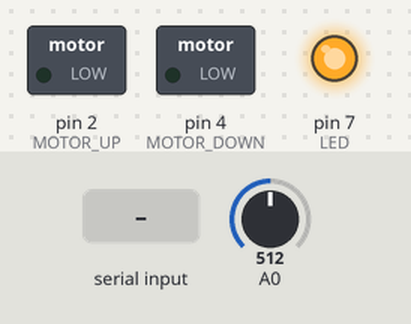
Simulated run of this sketch. Board: Arduino Uno, built with avr-gcc and run on an emulated ATmega328P. Shown: switched loads named in the sketch (green lamp = pin HIGH), output pins drawn as LEDs (lit = HIGH). Dashed ring = blinking. The inputs (shaded band) are chosen by the test bench; at power-on: A0 = 512. What the sketch prints to the serial monitor is not drawn.

Above: at 1.2 s.
1.3 s: A0 set to 314
4.3 s: A0 set to 291
At 4.67 s:
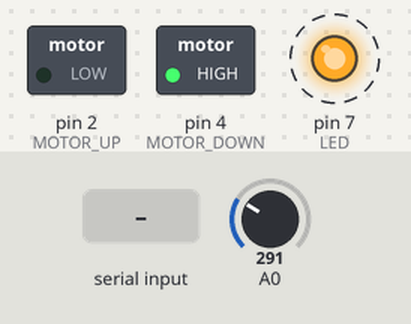
7.3 s: A0 set to 306
At 9.9 s:
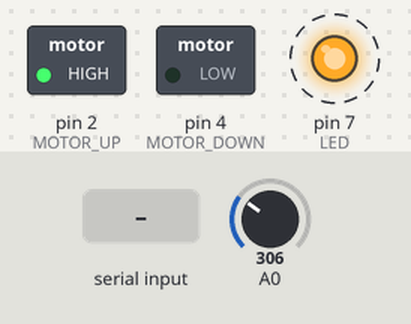
10.3 s: "1" received over Serial
13.3 s: "1" received over the second serial link
At 17.7 s:
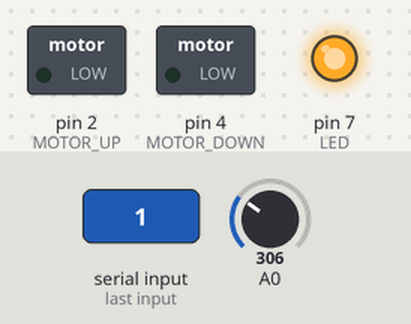
Timing chart, 0 to 19.2 s (numbered marks = the images above; inputs shaded):
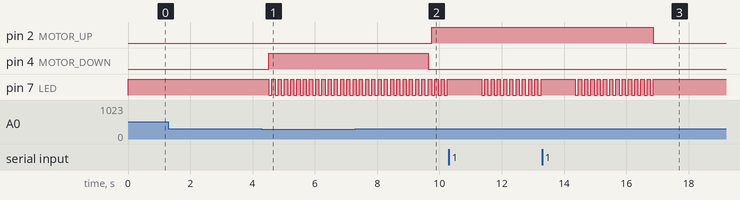

The sketch:

main.ino
```cpp
#include <SoftwareSerial.h>

// Pour passer en mode commande sur le module bluetooth
// mettre la broche EN sur le pin 3.3V

#define loop_delay 100 // delai enter deux lancement de la fonction loop()

// Bluetooth
#define RxD01 10 //Pin 10 pour arduino RX --> vers TxD de la carte Bluetooth
#define TxD01 11 //Pin 11 pour arduino TX --> vers RxD de la carte Bluetooth
#define RxD02 12 //Pin 12 pour arduino RX --> vers TxD de la carte Bluetooth
#define TxD02 13 //Pin 13 pour arduino TX --> vers RxD de la carte Bluetooth

SoftwareSerial BTSerieSmartphone(RxD01, TxD01); // For smartphone
SoftwareSerial BTSerieHC05(RxD02, TxD02); // For another HC-05 module


// Motor
#define MOTOR_UP 2        //Pin 2 pour le moteur (fermer)
#define MOTOR_DOWN 4      //Pin 4 pour le moteur (ouvrir)
#define LED 7             //Pin 7 pour la led (qui indique que le moteur est allumé)
#define motor_tps_on 5000 // temps d'allumage du moteur (5 sec)
#define timeout_other_card 2000 // timeout avant de quitter (2sec)
#define temp_asked_delay 30000 // on demande la temperature toutes les 30 sec (temps relatif)

int cpt_temp = 0;        // compteur pour demande temperature
int cpt_motor = 0;       // compteur pour le moteur
int motor_up = 0;        // 0=False, 1=True
int motor_down = 0;      // 0=False, 1=True
int shutter_is_open = 1; // par default c'est ouvert
int mode_auto = 1;       // mode automatique, ou manuel (pour l'ouverture/fermeture des volets)

int timeout_card_cpt = 0;

// Capteur de luminosité
int photocellPin = 0; // the cell and 10K pulldown are connected to a0
int photocellReading; // the analog reading from the analog resistor divider


void setup() {
  InitCommunicationSerie();
  Serial.println("Initialisation carte : Ok");

  // Configuration du moteur
  pinMode(MOTOR_UP, OUTPUT);
  pinMode(MOTOR_DOWN, OUTPUT);
  pinMode(LED, OUTPUT);
  digitalWrite(LED, HIGH); // turn off

  // Bluetooth Configuration for smartphone
  pinMode(RxD01, INPUT);
  pinMode(TxD01, OUTPUT);
  BTSerieSmartphone.begin(38400); //38400 / 57600 / 9600
  while(!BTSerieSmartphone) Serial.println("Attente reponse Bluetooth");
  Serial.println("Demarrage connexion Bluetooth smartphone : Ok");

  // Bluetooth Configuration for another HC-05 module
  pinMode(RxD02, INPUT);
  pinMode(TxD02, OUTPUT);
  BTSerieHC05.begin(38400); //38400 / 57600 / 9600
  while(!BTSerieHC05) Serial.println("Attente reponse Bluetooth");
  Serial.println("Demarrage connexion Bluetooth serie : Ok");

  // default, listen Smartphone
  BTSerieSmartphone.listen();
}

// Init communication with the computer
void InitCommunicationSerie() {
  Serial.begin(9600);
  while(!Serial) {}
  Serial.println("Demarrage connexion serie : Ok");
}

void loop() {
  bluetooth_routine();
  temp_routine();
  motor_routine();
  if (mode_auto) lum_routine();

  delay(loop_delay);
}

void bluetooth_routine() {
  // Bluetooth Smartphone
  String received_s = "";
  String received_o = "";
  String sended = "";

  // when we wait some answer from other arduino card
  if(BTSerieHC05.isListening()) {
    if (BTSerieHC05.available()) {
      received_o = BTSerieHC05.readString();

      // reconnect to  smartphone
      timeout_card_cpt=0;
      BTSerieSmartphone.listen();

      Serial.print("[DEBUG] Reception par HC05 de : ");
      Serial.print(received_o);
      BTSerieSmartphone.print(received_o); // envoie de la reponse
    }

    timeout_card_cpt++;
    if (timeout_card_cpt * loop_delay >= timeout_other_card) {
      // reconnect to  smartphone
      timeout_card_cpt=0;
      BTSerieSmartphone.listen();
      Serial.println("[WARNING] Module 2 inaccessible !");
    }
  }

  if(BTSerieSmartphone.isListening() && BTSerieSmartphone.available()) {
    received_s = BTSerieSmartphone.readString();
    Serial.print("[DEBUG] Reception de Smartphone de : ");
    Serial.print(received_s);
  }

  // DEBUG on computer
  if(Serial.available()) {
    sended = Serial.readString();
    Serial.print("[DEBUG] Envoie vers Bluetooth : ");
    Serial.print(sended);
    BTSerieSmartphone.print(sended);
  }

  // Commandes
  if (received_s == "open\r\n" or sended == "open\n") {
    mode_auto=0;        // passage auto en mode manuel
    open_shutter();     // ouverture des volets
  } else if (received_s == "close\r\n" or sended == "close\n") {
    mode_auto=0;        // passage auto en mode manuel
    close_shutter();    // fermeture des volets
  } else if (received_s == "auto\r\n" or sended == "auto\n") {
    if (!mode_auto) {
      mode_auto=1;
      Serial.println("[DEBUG] Passage en mode automatique du volet !");
      BTSerieSmartphone.println("Passage en mode automatique du volet !");
    } else {
      Serial.println("[DEBUG] Mode automatique deja active !");
      BTSerieSmartphone.println("Mode automatique deja active !");
    }
  } else if (received_s != "" or sended != "") {
    // send to other arduino card
    BTSerieHC05.listen();
    if (received_s != "") BTSerieHC05.print(received_s);
    else BTSerieHC05.print(sended);
  }
}

void temp_routine(){
  // On demande la température de temps en temps via l'autre module
  cpt_temp++;
  if (cpt_temp * loop_delay >= temp_asked_delay) {
    cpt_temp=0;
    Serial.println("[DEBUG] Demande de la temperature ambiante ! (autre carte)");
    BTSerieHC05.listen();
    BTSerieHC05.print("temperature");
  }
  // Capteur de temperature
  /*int valeurBrute = analogRead(A1);

  float tempCelcius = valeurBrute * (5.0 / 1023.0 * 100.0);

  Serial.print(tempCelcius, 2);
  Serial.println("°C");*/

}

void motor_routine() {
  // Moteur
  if (( motor_up or motor_down) and cpt_motor*loop_delay <= motor_tps_on) {
    cpt_motor++;

    // turn on or off the led
    if (cpt_motor%2 == 0) {
      digitalWrite(LED, HIGH);
    } else {
      digitalWrite(LED, LOW);
    }

    // set motor to on
    if (motor_up) {
      digitalWrite(MOTOR_UP, HIGH);
    } else {
      digitalWrite(MOTOR_DOWN, HIGH);
    }
  } else {
    // turn off motor and led
    digitalWrite(MOTOR_UP, LOW);
    digitalWrite(MOTOR_DOWN, LOW);
    digitalWrite(LED, HIGH);

    if (motor_up) shutter_is_open = 1;
    else if (motor_down) shutter_is_open = 0;

    // reset var
    motor_up = 0;
    motor_down = 0;
    cpt_motor = 0;
  }
}

void lum_routine() {
  // Capteur de luminosité
  int lum = analogRead(A0);

  if (lum < 300) {
    if (shutter_is_open and !motor_down) {
      Serial.println("[DEBUG] Il commence a faire sombre !");
      BTSerieSmartphone.println("Il commence a faire sombre !");
      close_shutter();
    }
  } else {
    if (!shutter_is_open and !motor_up) {
      Serial.println("[DEBUG] Le temps s'eclaircit !");
      BTSerieSmartphone.println("Le temps s'eclaircit !");
      open_shutter();
    }
  }

  // DEBUG
  /*Serial.print(lum);

  if (lum < 10) {
    Serial.println(" - Noir");
  } else if (lum < 200) {
    Serial.println(" - Sombre");
  } else if (lum < 500) {
    Serial.println(" - Lumiere");
  } else if (lum < 800) {
    Serial.println(" - Lumineux");
  } else {
    Serial.println(" - Tres lumineux");
  }*/
}


void open_shutter() {
  if (!shutter_is_open) {
    digitalWrite(MOTOR_DOWN, LOW);
    motor_down = 0;
    motor_up = 1;
    cpt_motor = 0;

    Serial.println("[DEBUG] Ouverture des volets !");
    BTSerieSmartphone.println("Ouverture des volets !");

    // envoi vers l'autre carte
    BTSerieHC05.listen();
    BTSerieHC05.print("is_opening_shutter");
    BTSerieSmartphone.listen();
  }
}

void close_shutter() {
  if (shutter_is_open) {
    digitalWrite(MOTOR_UP, LOW);
    motor_up = 0;
    motor_down = 1;
    cpt_motor = 0;

    Serial.println("[DEBUG] Fermeture des volets !");
    BTSerieSmartphone.println("Fermeture des volets !");

    // envoi vers l'autre carte
    BTSerieHC05.listen();
    BTSerieHC05.print("is_closing_shutter");
    BTSerieSmartphone.listen();
  }
}
```

Measured:
- the behaviour switches between 300 and 299 on A0 (found by bisection; images 0 and 1)
- after the input at 1.3 s, every drawn part: stays the same
- after the input at 4.3 s, pin 4 (MOTOR_DOWN): LOW → HIGH after 0.22 s; pin 7 (LED): alternates HIGH for 0.10 s and LOW for 0.10 s, starting after 0.22 s
- after the input at 7.3 s, pin 2 (MOTOR_UP): LOW → HIGH after 2.5 s
- after the input at 13.3 s, pin 2 (MOTOR_UP): HIGH → LOW after 3.6 s instead of 2.6 s
